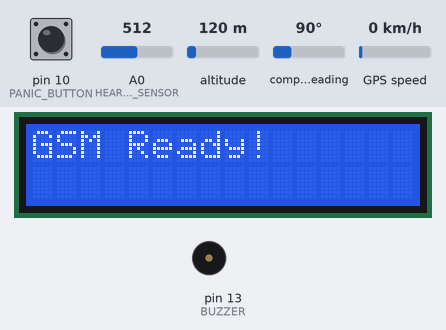
A sketch run on a simulated Arduino Uno, built with avr-gcc and run on an emulated ATmega328P. Shown: 16×2 character LCD, buzzer (waves = sounding, pin HIGH). The test bench sets the inputs (shaded band); at power-on: pin 10 (PANIC_BUTTON) HIGH, A0 (HEARTBEAT_SENSOR) = 512, altitude 120 m, compass heading 90°, GPS speed 0 km/h. The GPS gets a fix after 3 s at 37.7749, -122.4194 with 8 satellites; the modem accepts every AT command (registered, SIM ready, sends succeed) and sends nothing else.

Above: at 3.1 s.
At 6.2 s:
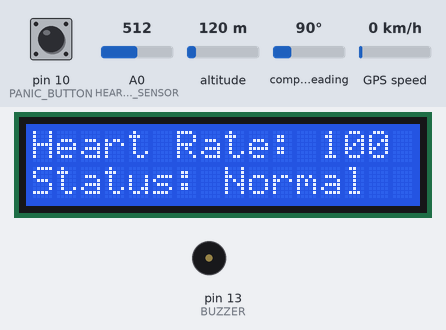
6.3 s: pin 10 (PANIC_BUTTON) pulled LOW for 3.2 s
At 9.0 s:
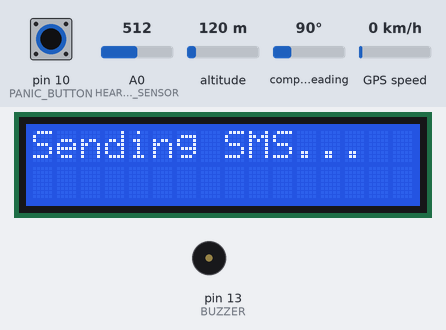
17.0 s: A0 (HEARTBEAT_SENSOR) set to 220
At 19.7 s:
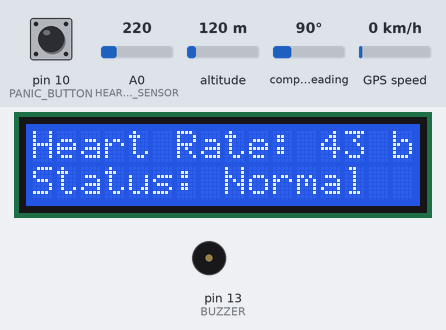
20.0 s: A0 (HEARTBEAT_SENSOR) set to 197
At 24.5 s:
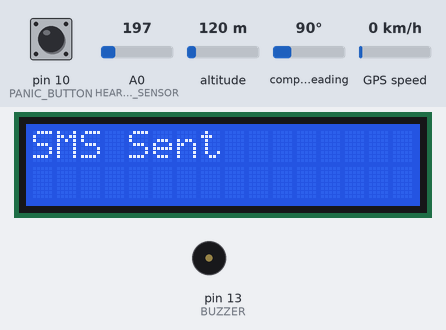
Timing chart, 0 to 25.1 s (numbered marks = the images above; inputs shaded):
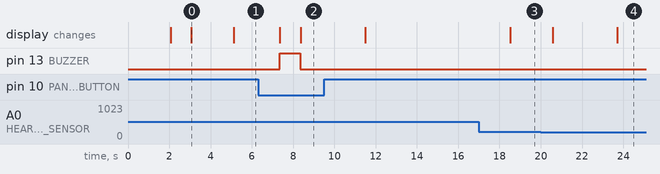

Measured:
- the behaviour switches between 205 and 204 on A0 (HEARTBEAT_SENSOR) (found by bisection; images 3 and 4)
- after the input at 6.3 s, pin 13 (BUZZER): LOW → HIGH after 1.1 s, → LOW 1.0 s later; the display: first changes after 1.1 s (image 2 shows a later state)
- after the input at 17.0 s, the display: changes after 1.5 s (image 3)
- after the input at 20.0 s, the display: first changes after 0.58 s (image 4 shows a later state)
- what the display in image 0 shows lasts 2.0 s, from 3.1 s to 5.1 s

The sketch:

finalCode.ino
```cpp
#include <SoftwareSerial.h>
#include <LiquidCrystal.h>
#include <TinyGPS++.h>

// Pin Definitions
#define GPS_RX 8
#define GPS_TX 9
#define GSM_TX 11
#define GSM_RX 12
#define PANIC_BUTTON 10
#define BUZZER 13
#define HEARTBEAT_SENSOR A0  // Analog pin for heartbeat sensor

// LCD Connections: RS, E, D4, D5, D6, D7
LiquidCrystal lcd(2, 3, 4, 5, 6, 7);
SoftwareSerial gpsSerial(GPS_RX, GPS_TX);
SoftwareSerial gsmSerial(GSM_RX, GSM_TX);

TinyGPSPlus gps;

const int heartRateThreshold = 120;
const int lowHeartRateThreshold = 40;

void setup() {
    pinMode(PANIC_BUTTON, INPUT_PULLUP);
    pinMode(BUZZER, OUTPUT);
    pinMode(HEARTBEAT_SENSOR, INPUT);

    Serial.begin(9600); // For Debugging
    gpsSerial.begin(9600);
    gsmSerial.begin(9600);

    lcd.begin(16, 2);
    lcd.clear();

    lcd.setCursor(0, 0);
    lcd.print("Women Safety Device");
    delay(2000);
    lcd.clear();

    // GSM Initialization Check
    gsmSerial.println("AT");
    waitForResponse("OK");

    lcd.setCursor(0, 0);
    lcd.print("GSM Ready!");
    delay(2000);
}

void loop() {
    if (digitalRead(PANIC_BUTTON) == LOW) {
        delay(200); // Improved debounce delay
        if (digitalRead(PANIC_BUTTON) == LOW) {
            lcd.clear();
            lcd.setCursor(0, 0);
            lcd.print("Emergency Alert!");
            digitalWrite(BUZZER, HIGH);
            delay(1000);
            digitalWrite(BUZZER, LOW);
            sendEmergencyMessage("Panic Button Activated!");
            delay(5000);
        }
    }

    int heartbeat = analogRead(HEARTBEAT_SENSOR);
    int bpm = map(heartbeat, 0, 1023, 0, 200);

    lcd.setCursor(0, 0);
    lcd.print("Heart Rate: " + String(bpm) + " bpm ");

    if (bpm > heartRateThreshold || bpm < lowHeartRateThreshold) {
        lcd.setCursor(0, 1);
        lcd.print("Abnormal BPM!");
        sendEmergencyMessage("Abnormal Heartbeat Detected! BPM: " + String(bpm));
        delay(5000);
    } else {
        lcd.setCursor(0, 1);
        lcd.print("Status: Normal     ");
    }

    while (gpsSerial.available()) {
        gps.encode(gpsSerial.read());
    }

    delay(1000);
}

void sendEmergencyMessage(String alertMessage) {
    String location = getGPSLocation();
    lcd.clear();
    lcd.setCursor(0, 0);
    lcd.print("Sending SMS...");

    gsmSerial.println("AT+CMGF=1");
    waitForResponse("OK");

    gsmSerial.println("AT+CMGS=\"+918187060522\"");
    waitForResponse(">");

    gsmSerial.print(alertMessage + " My location: " + location);
    gsmSerial.write(26);
    waitForResponse("OK");

    lcd.clear();
    lcd.setCursor(0, 0);
    lcd.print("SMS Sent");
    delay(2000);
}

String getGPSLocation() {
    unsigned long timeout = millis() + 5000;  // 5-second timeout
    while (millis() < timeout) {
        while (gpsSerial.available()) {
            gps.encode(gpsSerial.read());
            if (gps.location.isValid()) {
                String lat = String(gps.location.lat(), 6);
                String lng = String(gps.location.lng(), 6);
                return "Lat: " + lat + ", Long: " + lng;
            }
        }
    }
    return "GPS Signal Lost";
}

void waitForResponse(String expected) {
    long timeout = millis() + 5000;
    while (millis() < timeout) {
        if (gsmSerial.available()) {
            String response = gsmSerial.readString();
            if (response.indexOf(expected) != -1) {
                return;
            }
        }
    }
    lcd.clear();
    lcd.setCursor(0, 0);
    lcd.print("GSM Error! Retry");

    delay(2000);
}
```
